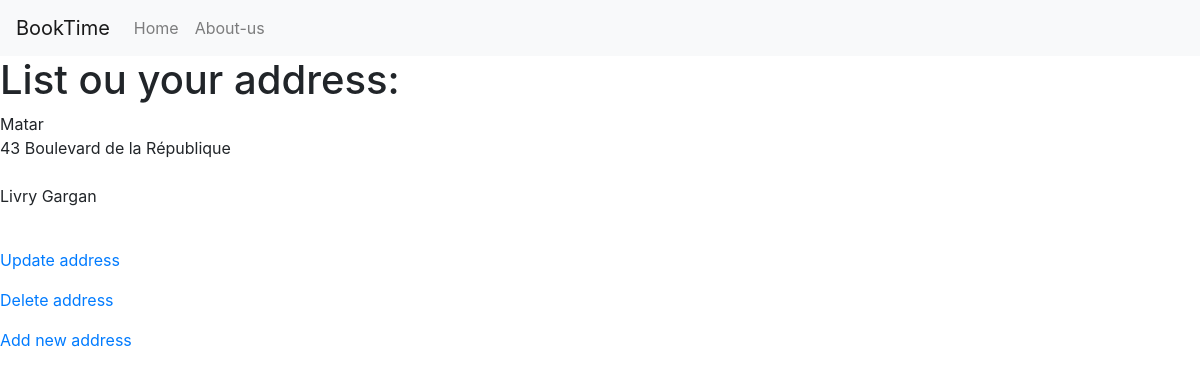
Screenshot of /address/ (signed in) with the database file from the repository.
### main/models.py (models this page shows, shortened)
class Address(models.Model):
    SUPPORTED_COUNTRIES = (
        ("uk", "United Kingdom"),
        ("us", "United States of America")
    )
    user = models.ForeignKey(User, on_delete=models.CASCADE)
    name = models.CharField(max_length=60)
    address1 = models.CharField("Address line 1", max_length=60)
    address2 = models.CharField("Address line 2", max_length=60, blank=True)
    zip_code = models.CharField(
        "ZIP / Postal code", max_length=12
    )
    city = models.CharField(max_length=60)
    country = models.CharField(
        max_length=60,
        choices=SUPPORTED_COUNTRIES
    )

### main/views.py (the view)
class AddressListView(LoginRequiredMixin, ListView):
    model = models.Address
    def get_queryset(self):
        return self.model.objects.filter(user=self.request.user)

### main/templates/main/address_list.html (shortened to what this page needs)
{% extends "base.html" %}
{% block content %}
<h1>List ou your address: </h1>
    {% for address in object_list  %}
        <p>
            {{address.name}}<br/>
            {{address.address1}}<br/>
            {{address.address2}}<br/>
            {{address.city}}<br/>
            {{address.get_country.display}}<br/>
        </p>
        <p>
            <a href="{% url "address_update" address.id %}"> Update address</a>
        </p>
        <p>
            <a href="{% url "address_delete" address.id %}"> Delete address</a>
        </p>
    {% endfor %}
    <p>
        <a href="{% url "address_create" %}"> Add new address</a>
    </p>
{% endblock content %}

### rows the page displays
Address: name "Matar", address1 "43 Boulevard de la République", city "Livry Gargan"
